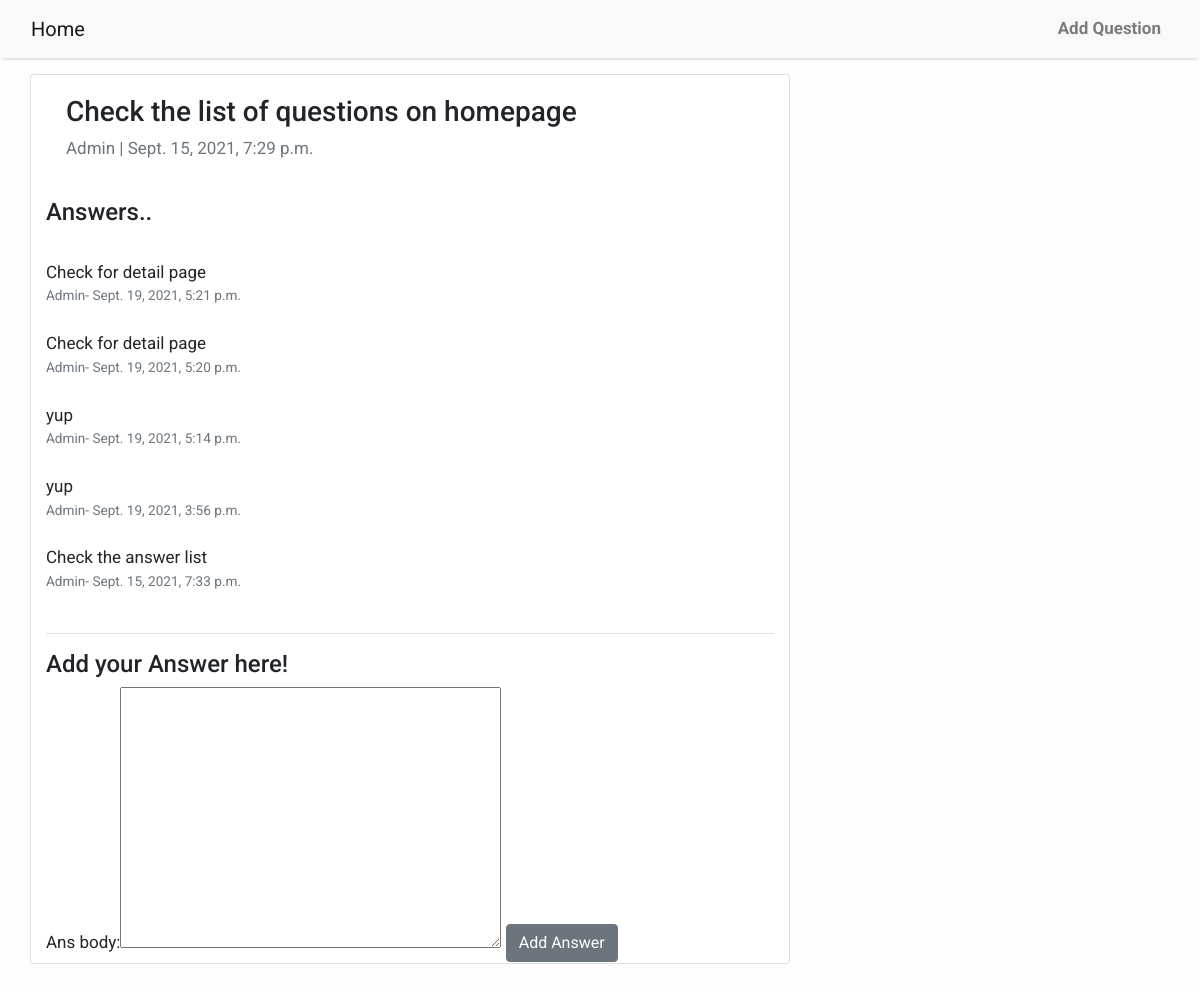
The page /1 on the database its author committed.
### Post/models.py (models this page shows, shortened)
class question(models.Model):
    Que_text = models.TextField()
    Que_author = models.ForeignKey(User, on_delete= models.CASCADE)
    Que_created_on = models.DateTimeField(auto_now_add=True)
    class Meta:
        ordering = ['-Que_created_on']

class answer(models.Model):
    question = models.ForeignKey(question, related_name= 'answers', on_delete= models.CASCADE)
    Ans_body = models.TextField()
    Ans_author = models.ForeignKey(User, on_delete= models.CASCADE)
    Ans_created_on = models.DateTimeField(auto_now_add=True)
    class Meta:
        ordering = ['-Ans_created_on']

### Post/views.py (the view)
# urls.py: path('<int:question_id>', views.Q_detail, name="detail"),
def Q_detail(request, question_id):
    obj = get_object_or_404(question, pk=question_id)
    if request.method=='POST':
        form= forms.AddAnswer(request.POST, request.FILES)
        if form.is_valid():
            instance= form.save(commit=False)
            instance.Ans_author = request.user
            instance.question = question.objects.get(pk=question_id)
            instance.save()
            return redirect('home')
    else:
        form= forms.AddAnswer()
    return render(request, 'detail.html',{'obj':obj,'form':form})

### Post/forms.py
class AddAnswer(forms.ModelForm):
    class Meta:
        model = models.answer
        fields = ['Ans_body']

### Post/templates/detail.html (shortened to what this page needs)
{% extends 'base.html' %}
{% block content %}
<div class="container">
  <div class="row">
    <div class="col-md-8 card mb-4  mt-3 left  top">
      <div class="card-body">
        <h3>{% block title %} {{ obj.Que_text }} {% endblock title %}</h3>
        <p class=" text-muted">{{ obj.Que_author }} | {{ obj.Que_created_on }}</p>
      </div>
      <h4>Answers..</h4><br>
      {% if not obj.answers.all %}
          No answers yet..
      {% else %}
          {% for ans in obj.answers.all %}
            {{ ans.Ans_body }} <br>
            <small class=" text-muted">{{ ans.Ans_author}}- {{ ans.Ans_created_on }}</small> <br>
          {% endfor %}
      {% endif %}
      <hr>
      <h4>Add your Answer here!</h4>
        <form method="POST" enctype="multipart/form-data">
            {{ form }}
            <button class="btn btn-secondary">Add Answer</button>
        </form>
    </div>
  </div>
</div>
{% endblock content %}

### Post/templates/base.html (shortened to what this page needs)
<!DOCTYPE html>
<html>
    <head>
        <link rel="stylesheet" href="https://maxcdn.bootstrapcdn.com/bootstrap/4.0.0/css/bootstrap.min.css"
 />
    </head>
    <body>
        <nav class="navbar navbar-expand-lg navbar-light bg-light shadow" id="mainNav">
            <div class="container-fluid">
                <a class="navbar-brand" href="{% url 'home' %}">Home</a>
                <div class="collapse navbar-collapse" id="navbarResponsive">
                    <ul class="navbar-nav ml-auto">
                        <li class="nav-item text-black">
                            <a class="nav-link text-black font-weight-bold" href="{% url 'add_question' %}">Add Question</a>
                        </li>
                    </ul>
                </div>
            </div>
        </nav>
        {% block content %}
        {% endblock content %}
    </body>
</html>

### Post/templates/base.html (style rules this page uses)
body { font-family: "Roboto", sans-serif; font-size: 17px; background-color: #fdfdfd; }
.shadow { box-shadow: 0 4px 2px -2px rgba(0, 0, 0, 0.1); }

### rows shown on the page
question: Que_text "Check the list of questions on homepage", Que_author "Admin", Que_created_on "Sept. 15, 2021, 7:29 p.m."
answer: Ans_body "Check for detail page", Ans_author "Admin", Ans_created_on "Sept. 19, 2021, 5:21 p.m."
answer: Ans_body "Check for detail page", Ans_author "Admin", Ans_created_on "Sept. 19, 2021, 5:20 p.m."
answer: Ans_body "yup", Ans_author "Admin", Ans_created_on "Sept. 19, 2021, 5:14 p.m."
answer: Ans_body "yup", Ans_author "Admin", Ans_created_on "Sept. 19, 2021, 3:56 p.m."
answer: Ans_body "Check the answer list", Ans_author "Admin", Ans_created_on "Sept. 15, 2021, 7:33 p.m."
